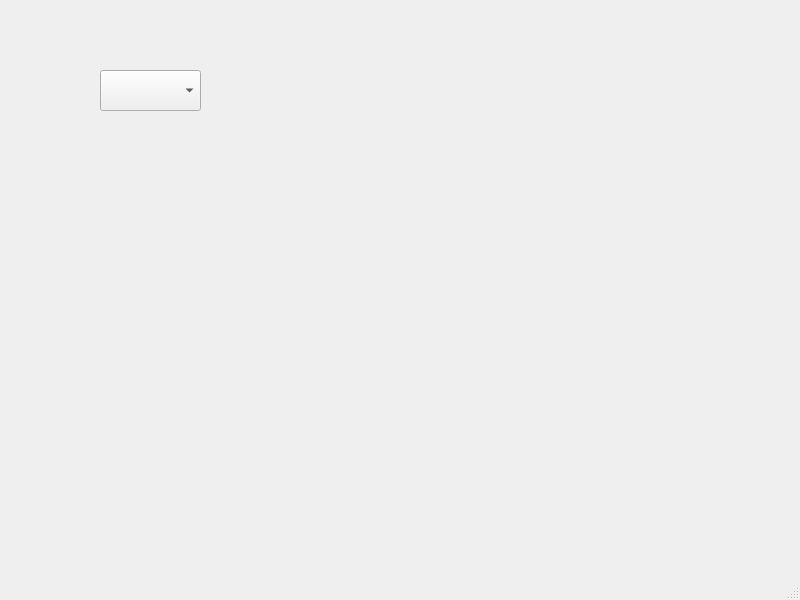
<?xml version="1.0" encoding="UTF-8"?>
<ui version="4.0">
 <class>MainWindow</class>
 <widget class="QMainWindow" name="MainWindow">
  <property name="geometry">
   <rect>
    <x>0</x>
    <y>0</y>
    <width>800</width>
    <height>600</height>
   </rect>
  </property>
  <property name="windowTitle">
   <string>MainWindow</string>
  </property>
  <widget class="QWidget" name="centralwidget">
   <widget class="QComboBox" name="comboBox">
    <property name="geometry">
     <rect>
      <x>100</x>
      <y>70</y>
      <width>101</width>
      <height>41</height>
     </rect>
    </property>
   </widget>
  </widget>
  <widget class="QMenuBar" name="menubar">
   <property name="geometry">
    <rect>
     <x>0</x>
     <y>0</y>
     <width>800</width>
     <height>17</height>
    </rect>
   </property>
  </widget>
  <widget class="QStatusBar" name="statusbar"/>
 </widget>
 <resources/>
 <connections/>
</ui>
